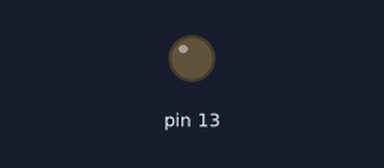
The sketch below on a simulated Arduino Uno, built with avr-gcc and run on an emulated ATmega328P. On the bench: output pins drawn as LEDs (lit = HIGH).

Above: at 1.1 s.
At 4.22 s:
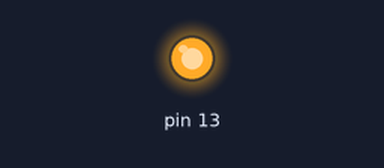
Timing chart, 0 to 4.6 s (numbered marks = the images above):
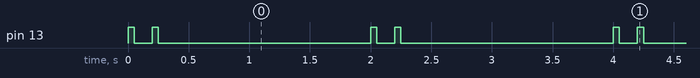

The sketch:

blinkProgramMech.ino
```cpp
void setup() {
  pinMode (13, OUTPUT);

}

void loop() {
  digitalWrite(13, HIGH);
  delay(50);
  digitalWrite(13, LOW);
  delay(150);
  digitalWrite(13, HIGH);
  delay(50);
  digitalWrite(13, LOW);
  delay(1750);

}
```

Measured:
- by itself, pin 13: repeats every 2.0 s: LOW 0.15 s, HIGH 0.05 s, LOW 1.8 s, HIGH 0.05 s
- by itself, everything shown: repeats every 2.0 s, in 4 steps
